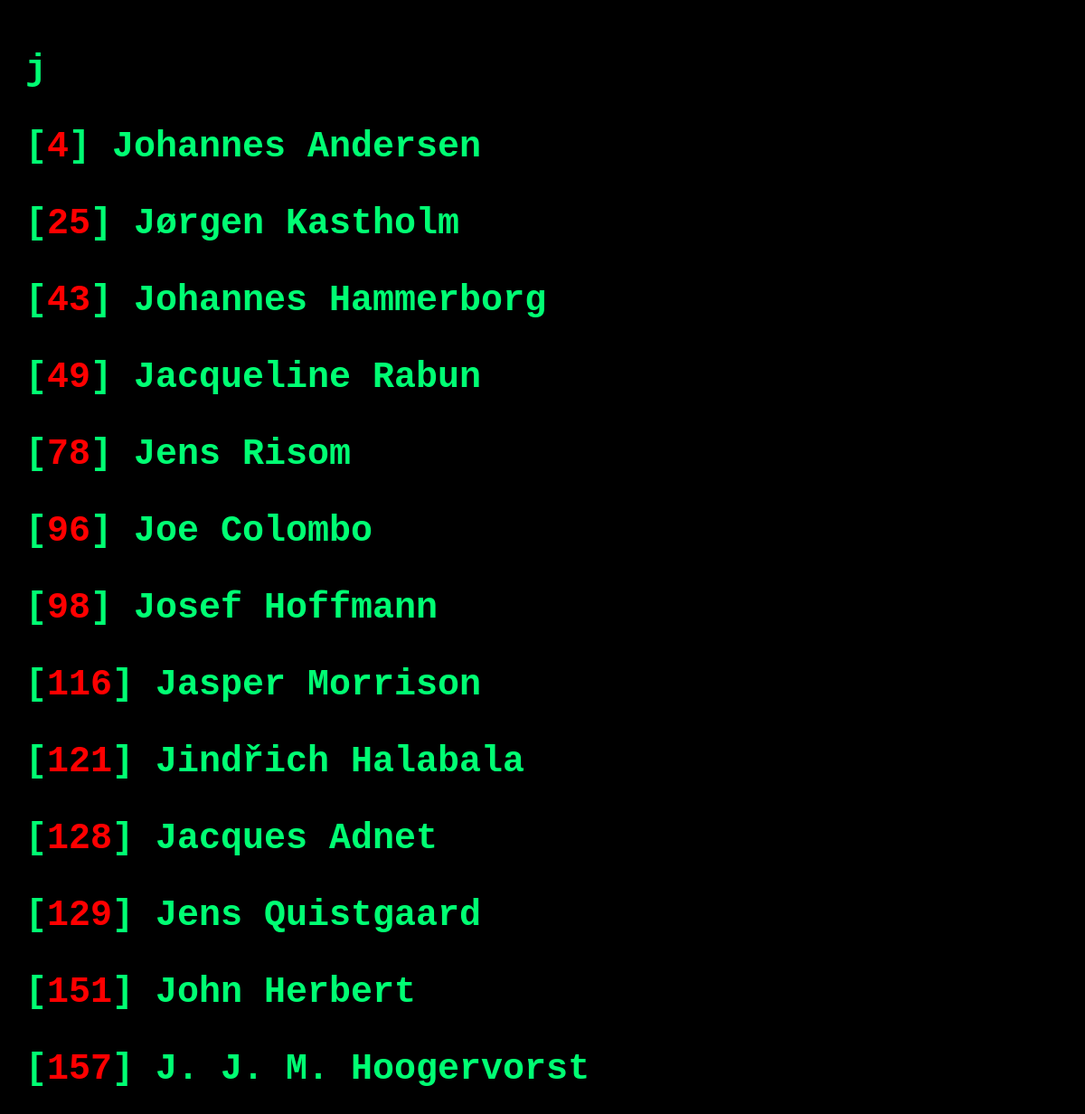
Page /letter/j.php on the committed database.
### tables this page shows
CREATE TABLE `designer` (
  `designer_id` int(4) NOT NULL,
  `firstname` varchar(50) NOT NULL,
  `lastname` varchar(50) NOT NULL,
  `description` text DEFAULT NULL,
  `is_visible` enum('0','1') NOT NULL DEFAULT '1'
);

### functions/function_db.php (called while the page is built, shortened)
<?php
function requeteResultat($query){
    global $mysqli;
    if ($result = $mysqli->query($query)) {
        $answer = array();
        if($result->num_rows == 0){
            return false;
        }else{
            while($data = $result->fetch_assoc()) {
                $answer[] = $data;
            }
            return $answer;
        }
    }
}
?>

### letter/j.php (the view, shortened to what this page needs)
<?php
include_once("./../functions/function_db.php");
$lettre_select= "j";
$sql_only_X_orderby_ASC = "SELECT designer_id, firstname, lastname FROM designer WHERE firstname LIKE '".$lettre_select."%';";
$result_only_X_orderby_ASC = requeteResultat($sql_only_X_orderby_ASC);
?>
<!DOCTYPE html>
<html lang="en">
<head>
    <link rel="stylesheet" href="./../style.css">
</head>
<body>
<?php
echo "<h1>".$lettre_select."<h1>";
foreach ($result_only_X_orderby_ASC as $r) {
    $id = $r["designer_id"];
    $prenom = $r["firstname"];
    $nom = $r["lastname"];
    echo "<p class='list'>[<span class='id'>" .$id. "</span>] " .$prenom. " " .$nom. "</p>";
}
?>
</body>
</html>

### style.css (style rules this page uses)
body { background-color: black; font-family: 'Courier New', Courier, monospace; padding: 20px; font-size: 20px; }
H1 { color: rgb(0, 255, 115); }
span.id { color: rgb(255, 0, 0); }
p.list { color:rgb(0, 255, 115); }

### rows in the picture
designer: designer_id "4", firstname "Johannes", lastname "Andersen"
designer: designer_id "25", firstname "Jørgen", lastname "Kastholm"
designer: designer_id "43", firstname "Johannes", lastname "Hammerborg"
designer: designer_id "49", firstname "Jacqueline", lastname "Rabun"
designer: designer_id "78", firstname "Jens", lastname "Risom"
designer: designer_id "96", firstname "Joe", lastname "Colombo"
designer: designer_id "98", firstname "Josef", lastname "Hoffmann"
designer: designer_id "116", firstname "Jasper", lastname "Morrison"
designer: designer_id "121", firstname "Jindřich", lastname "Halabala"
designer: designer_id "128", firstname "Jacques", lastname "Adnet"
designer: designer_id "129", firstname "Jens", lastname "Quistgaard"
designer: designer_id "151", firstname "John", lastname "Herbert"
designer: designer_id "157", firstname "J.", lastname "J. M. Hoogervorst"

### other values in the picture
$lettre_select "j"
